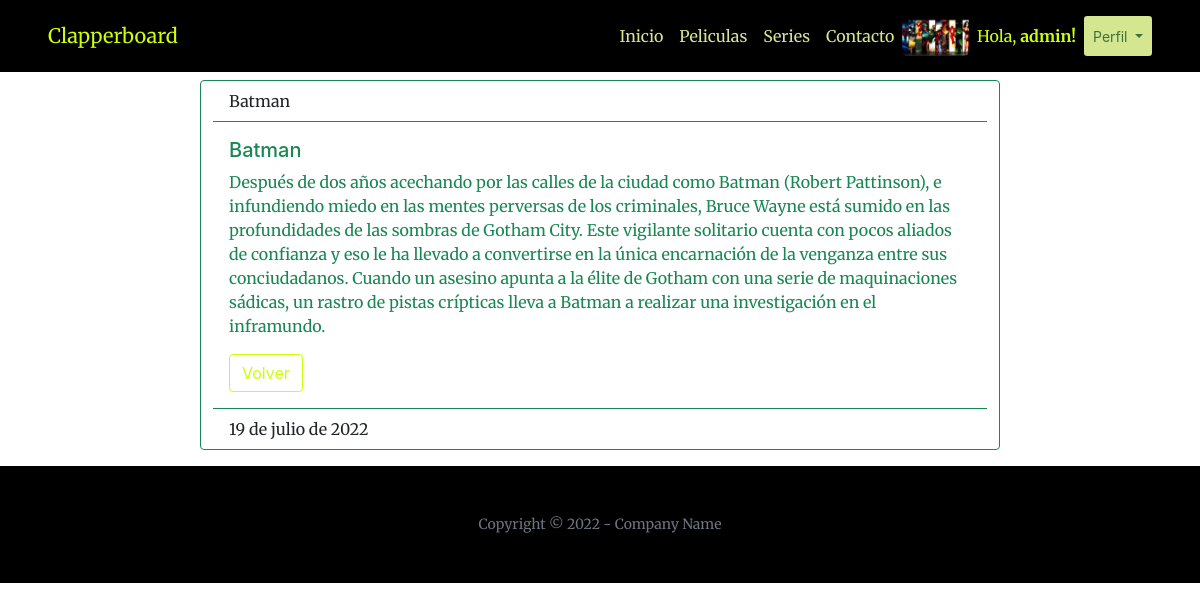
Before: /peliculas/1/ (signed in) with the older database file.
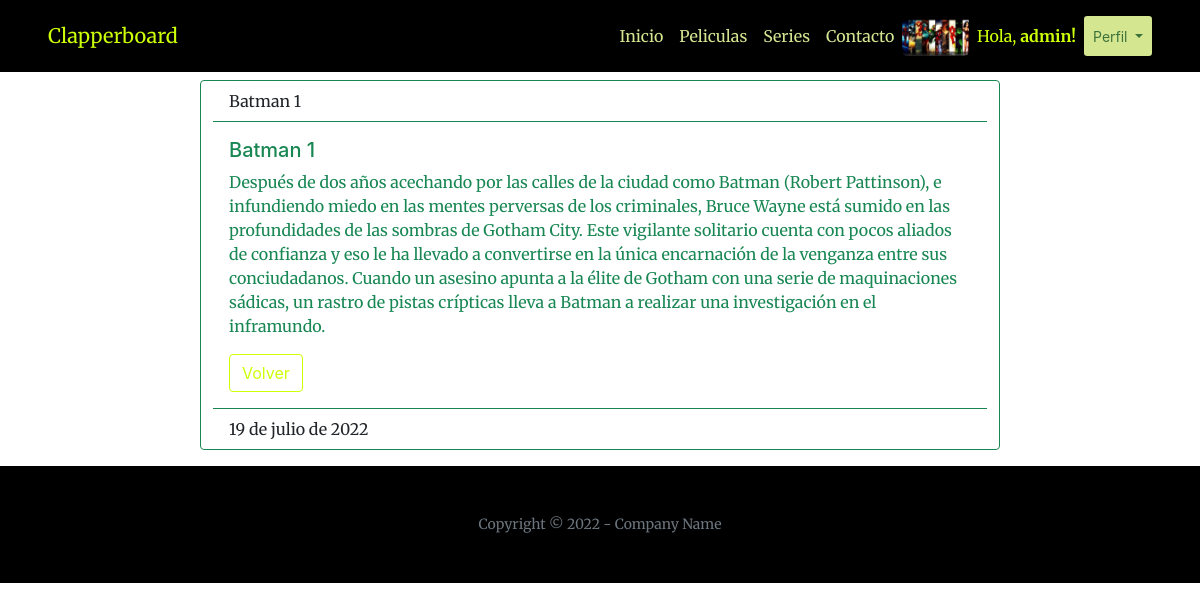
After: the same page with the newer database file.
### clapperboardApp/models.py (models this page shows, shortened)
class Avatar(models.Model):
    usuario = models.OneToOneField(User, primary_key=True, on_delete=models.CASCADE)
    imagen = models.ImageField(upload_to='avatar/', blank=True)

class Pelicula(models.Model):
    titulo = models.CharField(max_length=50)
    descripcion = models.CharField(max_length=200)
    imagen = models.ImageField(upload_to='peliculas', blank=True)
    fecha_publicacion = models.DateField(default=timezone.now)

### clapperboardApp/views.py (the view)
class PeliculaDetalle(DetailView):
    model = Pelicula
    template_name = "clapperboardApp/pelicula_detalle.html"
    context_object_name = "pelicula"

### clapperboardApp/templates/clapperboardApp/pelicula_detalle.html (shortened to what this page needs)
{% extends 'clapperboardApp/base.html' %}
{% load static %}
{% load crispy_forms_tags %}
{% block contenidoPagina %}
<body class="display: flex flex-direction: column">
    <div class="row d-flex justify-content-center">
        <div class="card border-success my-2 mb-3" style="max-width: 50rem;">
            <div class="card-header bg-transparent border-success">{{pelicula.titulo}}</div>
            <div class="card-body text-success">
            <h5 class="card-title"> {{pelicula.titulo}}</h5>
            <p class="card-text"> {{pelicula.descripcion}} </p>
            <a href="{% url 'peliculas' %}" class="btn btn-outline-success">Volver</a>
            </div>
            <div class="card-footer bg-transparent border-success">{{pelicula.fecha_publicacion}}</div>
        </div>
    </div>
</body>
{% endblock %}

### clapperboardApp/templates/clapperboardApp/base.html (shortened to what this page needs)
{% load static %}
<!DOCTYPE html>
<html lang="es">
    <head>
        <link href="https://cdn.jsdelivr.net/npm/bootstrap-icons@1.5.0/font/bootstrap-icons.css" rel="stylesheet" />
        <link href="https://cdnjs.cloudflare.com/ajax/libs/SimpleLightbox/2.1.0/simpleLightbox.min.css" rel="stylesheet" />
        <link href="{% static 'css/styles.css' %}" rel="stylesheet" />
    </head>
    <body id="page-top">
        <nav class="navbar navbar-expand-lg navbar-dark bg-black py-3">
            <div class="container-fluid px-4 px-lg-5">
                <a class="navbar-brand" href="{% url 'inicio' %}"> <span style="color: rgb(205, 255, 7);"> Clapperboard </span></a>
                <div class="collapse navbar-collapse" id="navbarTogglerDemo02">
                    <ul class="navbar-nav ms-auto my-2 my-lg-0">
                        <li class="nav-item"><a class="nav-link" href="{% url 'inicio' %}"><span style="color: #d5e691"> Inicio </span></a></li>
                        <li class="nav-item"><a class="nav-link" href="{% url 'peliculas' %}"><span style="color: #d5e691"> Peliculas </span></a></li>
                        <li class="nav-item"><a class="nav-link" href="{% url 'series' %}"><span style="color: #d5e691"> Series </span></a></li>
                        <li class="nav-item"><a class="nav-link" href="{% url 'editar_perfil' %}"><span style="color: #d5e691"> Contacto </span></a></li>
                        {% if user.is_authenticated %}
                            {% if user.avatar.imagen.url %}
                                <img class="rounded-3" src=" {{ user.avatar.imagen.url }} " alt="" srcset="" style="height: 40px;">
                            {% else %}
                                <i class="bi bi-person-circle text-light my-2"></i>
                            {% endif %}
                            <li class="nav-item"> <p class="text my-2 mx-2" style="color: #cdff07;">  Hola, <b>{{user.username}}!</b></p></li>
                            <div class="btn-group">
                                <button class="btn btn-sm dropdown-toggle" style="background-color: #d5e691" type="button" data-bs-toggle="dropdown" aria-expanded="false">
                                Perfil
                                </button>
                            </div>
                        {% else %}
                            <li class="nav-item"><a class="btn btn-outline-secondary mx-2" style="color: #cdff07;" href="{% url 'login' %}">Iniciar Sesión</a></li>
                            <li class="nav-item"><a class="btn btn-outline-secondary mx-2" style="color: #cdff07;" href="{% url 'register' %}">Registrarse</a></li>
                        {% endif %}
                    </ul>
                </div>
            </div>
        </nav>
        {% block contenidoPagina %}
        {% endblock %}
        <footer class="bg-black py-5">
            <div class="container px-4 px-lg-5"><div class="small text-center text-muted">Copyright &copy; 2022 - Company Name</div></div>
        </footer>
    </body>
</html>

Changed rows visible on the page:
changed Pelicula: titulo "Batman" → "Batman 1"
